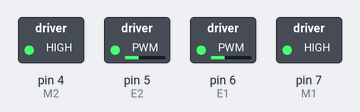
This sketch was run on a simulated Arduino Uno, built with avr-gcc and run on an emulated ATmega328P. On the bench: switched loads named in the sketch (green lamp = pin HIGH).

Above: at 0.1 s.
Timing chart, 0 to 1.6 s (numbered marks = the images above):
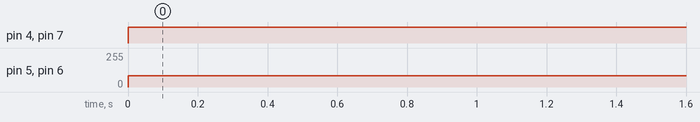

The sketch:

DRI0002.ino
```cpp
// # Editor     : Lauren from DFRobot
// # Date       : 17.02.2012

// # Product name: L298N motor driver module DF-MD v1.3
// # Product SKU : DRI0002
// # Version     : 1.0

// # Description:
// # The sketch for using the motor driver L298N
// # Run with the PWM mode

// # Connection:
// #        M1 pin  -> Digital pin 4
// #        E1 pin  -> Digital pin 5
// #        M2 pin  -> Digital pin 7
// #        E2 pin  -> Digital pin 6
// #        Motor Power Supply -> Centor blue screw connector(5.08mm 3p connector)
// #        Motor A  ->  Screw terminal close to E1 driver pin
// #        Motor B  ->  Screw terminal close to E2 driver pin
// #
// # Note: You should connect the GND pin from the DF-MD v1.3 to your MCU controller. They should share the GND pins.
// #

int E1 = 6;
int M1 = 7;
int E2 = 5;
int M2 = 4;

void setup()
{
    pinMode(M1, OUTPUT);
    pinMode(M2, OUTPUT);
}

void loop()
{
  int value;
  for(value = 0 ; value <= 255; value+=5)
  {
    int ivalue=255;
    digitalWrite(M1,HIGH);
    digitalWrite(M2,HIGH);
    analogWrite(E1, ivalue/3);   //PWM Speed Control
    analogWrite(E2, ivalue/3);   //PWM Speed Control
    delay(30);
  }
}
```

Measured:
- by itself, pin 4 (M2), pin 7 (M1): LOW → HIGH at 0.00 s
- by itself, pin 5 (E2), pin 6 (E1): 0/255 → 85/255 at 0.00 s
